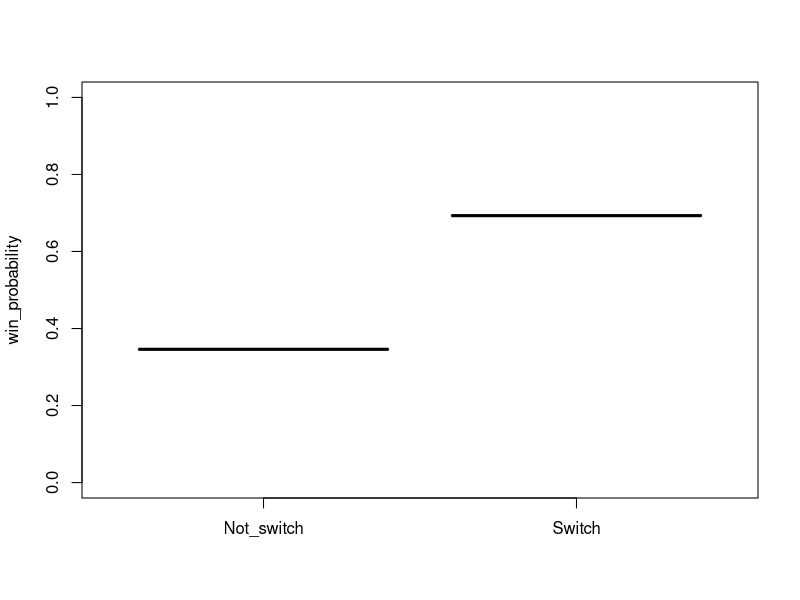
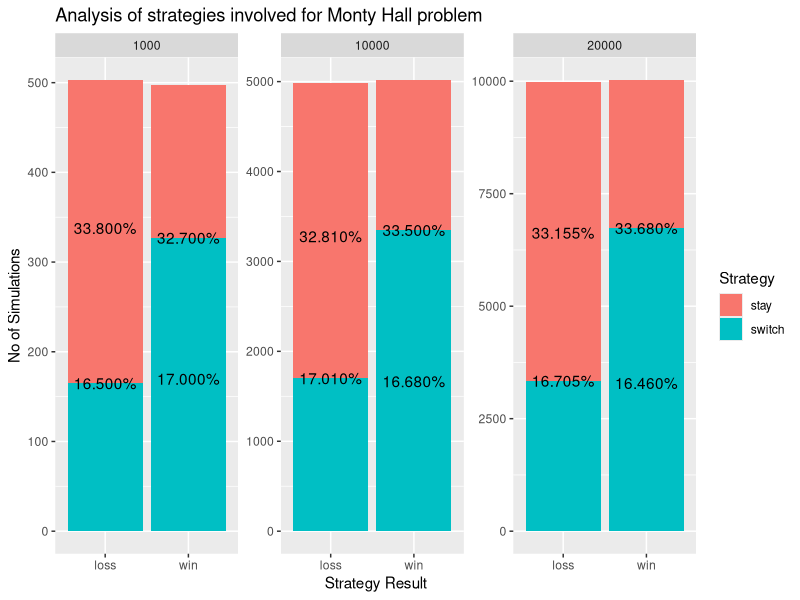

Reproduce these figures in R, in order. (Note: this script raises an error after producing the figures.)
## ---- chunk 1
knitr::opts_chunk$set(echo = TRUE)
## ---- chunk 2
set.seed(100)
dicision <- function(switch=F) {
  doors = sample(c('car', 'goat', 'goat'), 3)
  pick = sample(1:3, 1)
  
  if (switch) {doors[pick] != 'car'} else {doors[pick] == 'car'}}

Not_switch = sapply(1:1000, function(i) dicision())
Switch = sapply(1:1000, function(i) dicision(switch=T))
boxplot(mean(Not_switch), mean(Switch), names = c("Not_switch", "Switch"), ylab="win_probability", ylim=c(0,1))
## ---- chunk 3
library(ggplot2)
library(scales)
MontyHall.Problem.Simulation <- function (noofgates, r, strategy)
{
  dfmontymatrix <- data.frame(matrix(0 ,ncol = 6, nrow = r))
  cnames <- c("Gatechosen", "PrizeGate","MontySelection","Strategy", "Result", "Noofsimulations")
  colnames(dfmontymatrix) <- cnames
  #noofgates <- 1:3

  dfmontymatrix[, "Noofsimulations"] <- r  # No of simulations.
  for (ri in 1: r)
  {
    indexprize <- sample(noofgates, 1, replace = TRUE) 
    Gatechosen <- sample(noofgates, 1, replace = TRUE)
    
    if(indexprize != Gatechosen)
      {
      MontySelection <- noofgates[-c(indexprize, Gatechosen)]
    } else 
      { 
          MontySelection <- sample(noofgates[-c(indexprize, Gatechosen)], 1)
      } 
    
    dfmontymatrix[ri, "Gatechosen"] <- Gatechosen
    dfmontymatrix[ri, "PrizeGate"] <- indexprize
    dfmontymatrix[ri, "MontySelection"] <- MontySelection
    dfmontymatrix[ri, "Strategy"] <- sample(strategy, 1, replace = TRUE) 
   
    if (dfmontymatrix[ri,"Strategy"] == "stay")
    {
      if (dfmontymatrix[ri,"Gatechosen"] == dfmontymatrix[ri, "PrizeGate"])
      {
        dfmontymatrix[ri, "Result"] = "win"
      } 
      else 
      {
        dfmontymatrix[ri, "Result"] = "loss"
      } 
    } else
    {
      
      if (dfmontymatrix[ri,"Gatechosen"] != dfmontymatrix[ri, "PrizeGate"])
      {
        dfmontymatrix[ri, "Result"] = "win"
      } 
      else 
      {
        dfmontymatrix[ri, "Result"] = "loss"
      }   
    }
  }
  
  return (with (dfmontymatrix, table(Noofsimulations, Strategy, Result)))
  
}
## ---- chunk 4
library(plyr)
library(scales)
r <- c( 1000, 10000, 20000)
noofgates <-1:3
strategy <- c("stay", "switch") 
sampledata <- lapply(r, function(r) MontyHall.Problem.Simulation(noofgates, r, strategy))
final.output <- ldply (sampledata, data.frame)
final.output$Noofsimulations <- as.integer(as.character(final.output$Noofsimulations))
final.output <- mutate(final.output, 
                       Percentage = percent(Freq/ Noofsimulations))

print (final.output)
## ---- chunk 5
library(ggplot2)
ggplot(final.output, aes(Result,Freq, fill = Strategy ))+
  geom_bar( stat = "identity")+
  geom_text(aes(label = Percentage))+
  facet_wrap(~Noofsimulations, scales = "free" )+
  labs(title = "Analysis of strategies involved for Monty Hall problem ", y = "No of Simulations", x = "Strategy Result")
## ---- chunk 6
# Simulates n games and calculates the probability of winning by switching or not switching
sim.game <- function(n=1000){
  prize.door <- sim.choose.door(n) # Define prize door (n times)
  first.door <- sim.choose.door(n) # Chose first door (n times)
  switching <- sim.choose.switching(n) # Define if will switch first door (n times)
  won <- sim.won(prize.door, first.door, switching) # Calculates the outcome of each run
  
  df <- data.frame(won = won, switching = switching) # Put runs in data frame
  
  # Calculate probabilities from the outcomes
  prob.win.switching <- table(df$won, df$switching)[2,2]/sum(table(df$won, df$switching)[,2])
  prob.win.not.switching <- table(df$won, df$switching)[1,2]/sum(table(df$won, df$switching)[,1])
  
  return(c(prob.win.switching, prob.win.not.switching))
}
## ---- chunk 7
plot.probs <- function(df, bins = 50){
  require(ggplot2)
  require(gridExtra)
  
  # Plot for Switching
  bw <- (max(df$prob.win.switching) - min(df$prob.win.switching))/(bins - 1)
  h1 <- ggplot(df, aes(prob.win.switching)) + geom_histogram(binwidth = bw) + 
    ggtitle('Switching') + xlab('Probability of Winning') + ylab('Frequency') + 
    geom_vline(xintercept = mean(df$prob.win.switching), colour='red') + 
    scale_x_continuous(breaks = c(0.20,0.30,0.40,0.50,0.60,0.80, round(mean(df$prob.win.switching),3)), limits=c(0.20, 0.80))
  
  # Plot for NOT Switching
  bw <- (max(df$prob.win.not.switching) - min(df$prob.win.not.switching))/(bins - 1)
  h2 <- ggplot(df, aes(prob.win.not.switching)) + geom_histogram(binwidth = bw) + 
    ggtitle('NOT Switching') + xlab('Probability of Winning') + ylab('Frequency') + 
    geom_vline(xintercept = mean(df$prob.win.not.switching), colour='red') +
    scale_x_continuous(breaks = c(0.20,0.40,0.50,0.60,0.70,0.80, round(mean(df$prob.win.not.switching),3)), limits=c(0.20, 0.80))
  
  grid.arrange(h1, h2, nrow = 2, top="Distributions of Probability of Winning")
}
## ---- chunk 8
# Executes, repeated times, n runs of Monty Hall problem, also showing plot and descriptive results
dist.game <- function(reps=300, n=100){
  # Minimum n is 100
  if(n < 100){
    n <- 100
  }
  # Minimum reps is 300
  if(reps < 300){
    reps <- 300
  }
  
  dist <- data.frame(prob.win.switching = rep(0, times = reps),
                     prob.win.not.switching = rep(0, times = reps))
  
  # Repeating, "reps" times, "n" runs of Monty Hall problem 
  for(i in 1:reps){
    dist[i, ] <- sim.game(n)
  }
  
  # Plots distributions
  plot.probs(dist)
  
  # Returns descriptive results
  return(cat("<br/><br/>
                  <li>Mean of Probability of Winnning by Switching: <span style='color:red'>", 
                 round(mean(dist$prob.win.switching), 3), "</span></li>",
                 "<li>Std of Probability of Winnning by Switching: <span style='color:red'>", 
                 round(sqrt(var(dist$prob.win.switching)), 3), "</span></li>",
                 "<li>Var. of Probability of Winnning by Switching: <span style='color:red'>", 
                 round(var(dist$prob.win.switching), 5), "</span></li><br/>",
             
                 "<li>Mean of Probability of Winnning by NOT Switching: <span style='color:red'>", 
                 round(mean(dist$prob.win.not.switching), 3), "</span></li>",
                 "<li>Std of Probability of Winnning by NOT Switching: <span style='color:red'>", 
                 round(sqrt(var(dist$prob.win.not.switching)), 3), "</span></li>",
                 "<li>Var. of Probability of Winnning by NOT Switching: <span style='color:red'>", 
                 round(var(dist$prob.win.not.switching), 5), "</span><br/>", sep=""))
}
  
## ---- chunk 9
dist.game(1000, 1000)
